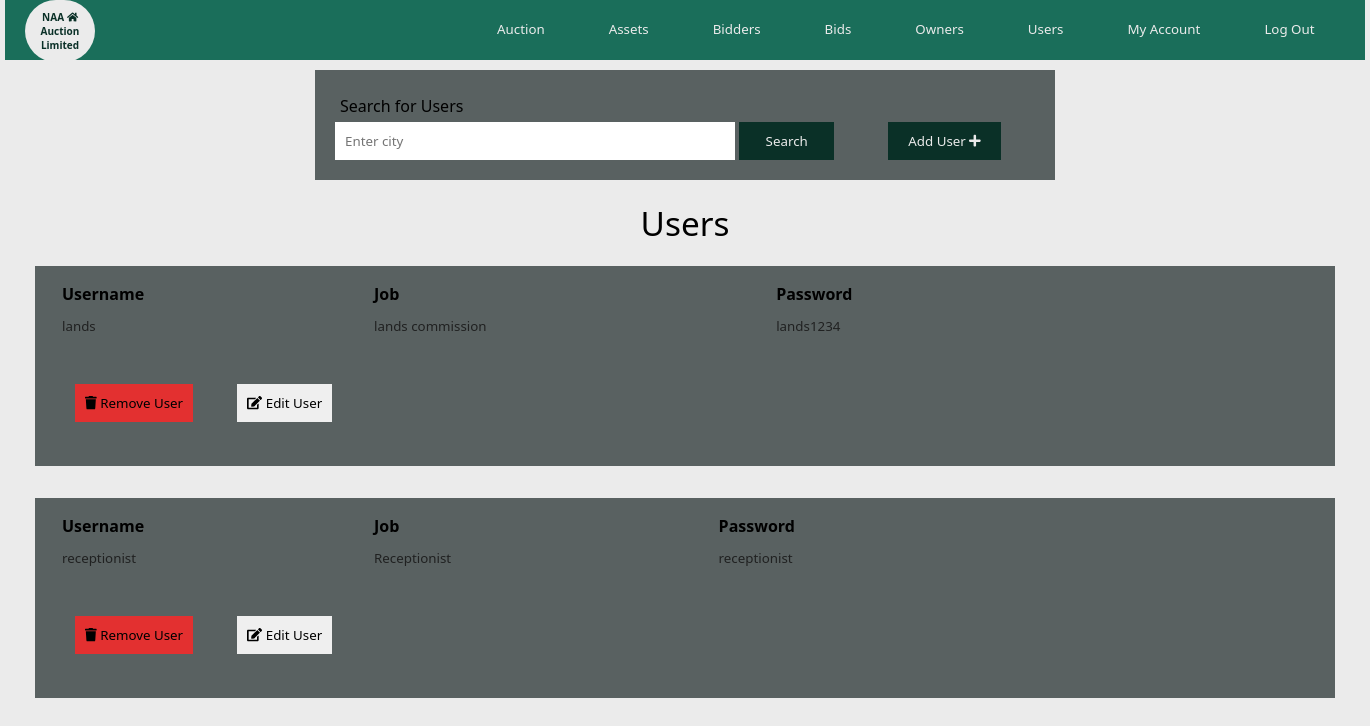
The page /admin/users.php (signed in) on the database its author committed.
### tables this page shows
CREATE TABLE IF NOT EXISTS `users` (
  `username` varchar(200) NOT NULL,
  `password` varchar(255) DEFAULT NULL,
  `job` varchar(200) NOT NULL,
  `login_session_key` varchar(255) DEFAULT NULL,
  `email_status` varchar(20) DEFAULT NULL,
  `password_reset_key` varchar(255) DEFAULT NULL,
  PRIMARY KEY (`username`),
  KEY `username` (`username`)
);

### admin/users.php (the view, shortened to what this page needs)
<?php
include("../connection.php");
  if(isset($_GET['page'])){
    $page = $_GET['page'];
  }
  else{
    $page = 1;
  }
  $num_per_page = 10;
  $start_from = ($page-1)*10;
  $query = "select * from users where job <> 'Administrator' limit $start_from,$num_per_page";
  $result = mysqli_query($conn, $query);
  ?>
<!DOCTYPE html>
<html lang="en" dir="ltr">
  <head>
    <link rel="stylesheet" href="css/maincss.css">
    <link rel="stylesheet" type="text/css" href="css/all.css">
  </head>
  <body>
      <?php include('includes/header.php'); ?>
      <div class="search2">
        <form class="" action="searchowner.php" method="post">
          <h4>Search for Users</h4>
          <input type="search" name="searchname" placeholder="Enter city">
          <input type="submit" name="search" value="Search">
          <button type="button" name="button"> <a href="addusers.php">Add User <i class="fa fa-plus"> </i></a></button>
        </form>
      </div>
      <h5>Users</h5>
      <?php
        while($row = mysqli_fetch_array ($result)){
      ?>
      <div class="auction">
        <div class="description">
          <table>
            <thead>
              <th>Username</th>
              <th>Job</th>
              <th>Password</th>
            </thead>
            <tbody>
              <tr>
                <td><?php echo $row['username']; ?></td>
                <td><?php echo $row['job']; ?></td>
                <td><?php echo  base64_decode($row['password']); ?></td>
              </tr>
            </tbody>
          </table>
          <br>
          <button type="button" name="button" class="red"><i class="fas fa-trash"></i><a href="delete.php?uid=<?php echo $row['username']; ?>"> Remove User </a></button>
          <button type="button" name="button"><i class="fas fa-edit"></i> <a href="editusers.php?uid=<?php echo $row['username']; ?>">Edit User</a></button>
                </div>
        <div class="clear">
          <br>
        </div>
      <?php } ?>
      </div>
  </body>
</html>

### admin/css/maincss.css (style rules this page uses)
:root { --green:#1a6e5a; --dgreen:#0a3027; --grey:#596161; --ash:#202121; --light:#ebebeb; }
* { margin: 0px; padding: 0px; font-family: Segoe UI; list-style: none; text-decoration: none; }
.clear { clear: both; }
body { width: 1360px; margin: 0px auto; background: var(--light); }
.search2 { width: 700px; background: var(--grey); margin:10px auto; padding: 20px; }
.search2 input { border: none; padding: 10px; }
.search2 input[type=search] { width: 400px; }
.search2 input[type=submit] { width: 95px; color: var(--light); background: var(--dgreen); }
.search2 h4 { font-weight: normal; margin: 5px; }
.search2 button { border: none; padding: 10px; margin-left: 50px; background: var(--dgreen); }
.search2 button a { text-decoration: none; color: var(--light); padding: 10px; }
.auction { width: 1300px; height: 200px; background: var(--grey); margin: 10px auto; }
h5 { font-size: 25pt; padding: 10px; text-align: center; font-weight: lighter; }
.description { width: 700px; height: 180px; float: left; padding: 10px; margin-left: 10px; }
.description table { width: 1000px; text-align: left; }
.description table thead th { font-weight: bold; font-size: 12pt; padding: 5px; }
.description table thead th:first-child { width: 300px; }
table tbody tr td { padding: 5px; font-size: 10pt; color: var(--ash); }
.auction button { padding: 10px; margin: 20px; border: none; }
.auction button a { color: black; }
.red { background: #e33030; }

### admin/css/all.css (style rules this page uses)
.fa-edit:before { content: "\f044"; }
.fa-plus:before { content: "\f067"; }
.fa-trash:before { content: "\f1f8"; }

### rows shown on the page
users: username "lands", job "lands commission", password "lands1234"
users: username "receptionist", job "Receptionist", password "receptionist"
